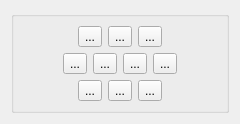
           <widget class="MinosCustomTab" name="PresetsTab">
            <attribute name="title">
             <string>Presets</string>
            </attribute>
            <layout class="QVBoxLayout" name="verticalLayout_48">
             <item>
              <widget class="QGroupBox" name="presetsGroupBox">
               <property name="title">
                <string/>
               </property>
               <layout class="QVBoxLayout" name="verticalLayout_36">
                <item>
                 <layout class="QHBoxLayout" name="horizontalLayout_26">
                  <item>
                   <spacer name="horizontalSpacer_28">
                    <property name="orientation">
                     <enum>Qt::Horizontal</enum>
                    </property>
                    <property name="sizeHint" stdset="0">
                     <size>
                      <width>40</width>
                      <height>20</height>
                     </size>
                    </property>
                   </spacer>
                  </item>
                  <item>
                   <layout class="QVBoxLayout" name="verticalLayout_37"/>
                  </item>
                  <item>
                   <widget class="QToolButton" name="presetButton0">
                    <property name="text">
                     <string>...</string>
                    </property>
                   </widget>
                  </item>
                  <item>
                   <layout class="QVBoxLayout" name="verticalLayout_38">
                    <item>
                     <widget class="QToolButton" name="presetButton1">
                      <property name="text">
                       <string>...</string>
                      </property>
                     </widget>
                    </item>
                   </layout>
                  </item>
                  <item>
                   <layout class="QVBoxLayout" name="verticalLayout_39">
                    <item>
                     <widget class="QToolButton" name="presetButton2">
                      <property name="text">
                       <string>...</string>
                      </property>
                     </widget>
                    </item>
                   </layout>
                  </item>
                  <item>
                   <spacer name="horizontalSpacer_29">
                    <property name="orientation">
                     <enum>Qt::Horizontal</enum>
                    </property>
                    <property name="sizeHint" stdset="0">
                     <size>
                      <width>40</width>
                      <height>20</height>
                     </size>
                    </property>
                   </spacer>
                  </item>
                 </layout>
                </item>
                <item>
                 <layout class="QHBoxLayout" name="horizontalLayout_27">
                  <item>
                   <spacer name="horizontalSpacer_30">
                    <property name="orientation">
                     <enum>Qt::Horizontal</enum>
                    </property>
                    <property name="sizeHint" stdset="0">
                     <size>
                      <width>40</width>
                      <height>20</height>
                     </size>
                    </property>
                   </spacer>
                  </item>
                  <item>
                   <layout class="QVBoxLayout" name="verticalLayout_40">
                    <item>
                     <widget class="QToolButton" name="presetButton3">
                      <property name="text">
                       <string>...</string>
                      </property>
                     </widget>
                    </item>
                   </layout>
                  </item>
                  <item>
                   <layout class="QVBoxLayout" name="verticalLayout_41">
                    <item>
                     <widget class="QToolButton" name="presetButton4">
                      <property name="text">
                       <string>...</string>
                      </property>
                     </widget>
                    </item>
                   </layout>
                  </item>
                  <item>
                   <layout class="QVBoxLayout" name="verticalLayout_42">
                    <item>
                     <widget class="QToolButton" name="presetButton5">
                      <property name="text">
                       <string>...</string>
                      </property>
                     </widget>
                    </item>
                   </layout>
                  </item>
                  <item>
                   <layout class="QVBoxLayout" name="verticalLayout_43">
                    <item>
                     <widget class="QToolButton" name="presetButton6">
                      <property name="text">
                       <string>...</string>
                      </property>
                     </widget>
                    </item>
                   </layout>
                  </item>
                  <item>
                   <spacer name="horizontalSpacer_31">
                    <property name="orientation">
                     <enum>Qt::Horizontal</enum>
                    </property>
                    <property name="sizeHint" stdset="0">
                     <size>
                      <width>40</width>
                      <height>20</height>
                     </size>
                    </property>
                   </spacer>
                  </item>
                 </layout>
                </item>
                <item>
                 <layout class="QHBoxLayout" name="horizontalLayout_28">
                  <item>
                   <spacer name="horizontalSpacer_32">
                    <property name="orientation">
                     <enum>Qt::Horizontal</enum>
                    </property>
                    <property name="sizeHint" stdset="0">
                     <size>
                      <width>40</width>
                      <height>20</height>
                     </size>
                    </property>
                   </spacer>
                  </item>
                  <item>
                   <layout class="QVBoxLayout" name="verticalLayout_44">
                    <item>
                     <widget class="QToolButton" name="presetButton7">
                      <property name="text">
                       <string>...</string>
                      </property>
                     </widget>
                    </item>
                   </layout>
                  </item>
                  <item>
                   <layout class="QVBoxLayout" name="verticalLayout_45">
                    <item>
                     <widget class="QToolButton" name="presetButton8">
                      <property name="text">
                       <string>...</string>
                      </property>
                     </widget>
                    </item>
                   </layout>
                  </item>
                  <item>
                   <layout class="QVBoxLayout" name="verticalLayout_46">
                    <item>
                     <widget class="QToolButton" name="presetButton9">
                      <property name="text">
                       <string>...</string>
                      </property>
                     </widget>
                    </item>
                   </layout>
                  </item>
                  <item>
                   <spacer name="horizontalSpacer_33">
                    <property name="orientation">
                     <enum>Qt::Horizontal</enum>
                    </property>
                    <property name="sizeHint" stdset="0">
                     <size>
                      <width>40</width>
                      <height>20</height>
                     </size>
                    </property>
                   </spacer>
                  </item>
                 </layout>
                </item>
               </layout>
              </widget>
             </item>
            </layout>
           </widget>
